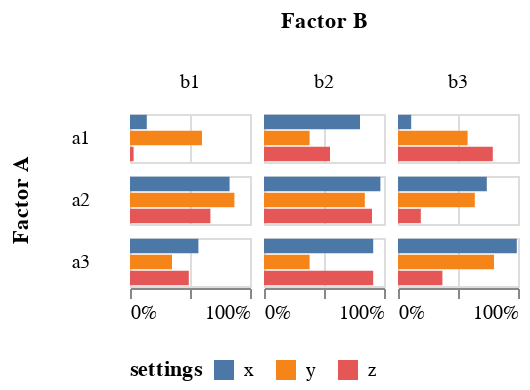

Source (Vega-Lite JSON):
### Vega-Lite specification from a JSON file in a GitHub repository (floating-point values rounded to 4 significant figures)
{"$schema": "https://vega.github.io/schema/vega-lite/v4.json", "description": "A simple grid of bar charts to compare performance data.", "data": {"values": [{"a": "a1", "b": "b1", "c": "x", "p": "0.14"}, {"a": "a1", "b": "b1", "c": "y", "p": "0.60"}, {"a": "a1", "b": "b1", "c": "z", "p": "0.03"}, {"a": "a1", "b": "b2", "c": "x", "p": "0.80"}, {"a": "a1", "b": "b2", "c": "y", "p": "0.38"}, {"a": "a1", "b": "b2", "c": "z", "p": "0.55"}, {"a": "a1", "b": "b3", "c": "x", "p": "0.11"}, {"a": "a1", "b": "b3", "c": "y", "p": "0.58"}, {"a": "a1", "b": "b3", "c": "z", "p": "0.79"}, {"a": "a2", "b": "b1", "c": "x", "p": "0.83"}, {"a": "a2", "b": "b1", "c": "y", "p": "0.87"}, {"a": "a2", "b": "b1", "c": "z", "p": "0.67"}, {"a": "a2", "b": "b2", "c": "x", "p": "0.97"}, {"a": "a2", "b": "b2", "c": "y", "p": "0.84"}, {"a": "a2", "b": "b2", "c": "z", "p": "0.90"}, {"a": "a2", "b": "b3", "c": "x", "p": "0.74"}, {"a": "a2", "b": "b3", "c": "y", "p": "0.64"}, {"a": "a2", "b": "b3", "c": "z", "p": "0.19"}, {"a": "a3", "b": "b1", "c": "x", "p": "0.57"}, {"a": "a3", "b": "b1", "c": "y", "p": "0.35"}, {"a": "a3", "b": "b1", "c": "z", "p": "0.49"}, {"a": "a3", "b": "b2", "c": "x", "p": "0.91"}, {"a": "a3", "b": "b2", "c": "y", "p": "0.38"}, {"a": "a3", "b": "b2", "c": "z", "p": "0.91"}, {"a": "a3", "b": "b3", "c": "x", "p": "0.99"}, {"a": "a3", "b": "b3", "c": "y", "p": "0.80"}, {"a": "a3", "b": "b3", "c": "z", "p": "0.37"}]}, "width": 60, "height": {"step": 8}, "spacing": 5, "mark": "bar", "encoding": {"y": {"field": "c", "type": "nominal", "axis": null}, "x": {"field": "p", "type": "quantitative", "axis": {"format": "%"}, "title": null}, "color": {"field": "c", "type": "nominal", "legend": {"orient": "bottom", "titleOrient": "left"}, "title": "settings"}, "row": {"field": "a", "title": "Factor A", "header": {"labelAngle": 0}}, "column": {"field": "b", "title": "Factor B"}}, "config": {}}
